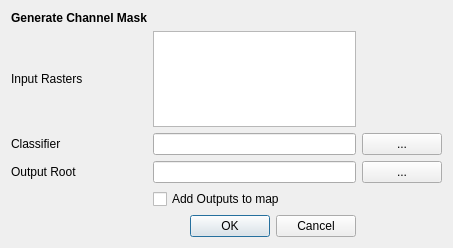
<?xml version="1.0" encoding="UTF-8"?>
<ui version="4.0">
 <class>qRiversDialogBase</class>
 <widget class="QDialog" name="qRiversDialogBase">
  <property name="geometry">
   <rect>
    <x>0</x>
    <y>0</y>
    <width>453</width>
    <height>248</height>
   </rect>
  </property>
  <property name="windowTitle">
   <string>qRivers</string>
  </property>
  <layout class="QGridLayout" name="gridLayout">
   <item row="1" column="0">
    <widget class="QLabel" name="label">
     <property name="text">
      <string>Input Rasters</string>
     </property>
    </widget>
   </item>
   <item row="0" column="0">
    <widget class="QLabel" name="label_3">
     <property name="font">
      <font>
       <weight>75</weight>
       <bold>true</bold>
      </font>
     </property>
     <property name="text">
      <string>Generate Channel Mask</string>
     </property>
    </widget>
   </item>
   <item row="10" column="1">
    <widget class="QDialogButtonBox" name="button_box">
     <property name="orientation">
      <enum>Qt::Horizontal</enum>
     </property>
     <property name="standardButtons">
      <set>QDialogButtonBox::Cancel|QDialogButtonBox::Ok</set>
     </property>
    </widget>
   </item>
   <item row="2" column="0">
    <widget class="QLabel" name="label_4">
     <property name="text">
      <string>Classifier</string>
     </property>
    </widget>
   </item>
   <item row="3" column="0">
    <widget class="QLabel" name="label_2">
     <property name="text">
      <string>Output Root</string>
     </property>
    </widget>
   </item>
   <item row="2" column="1">
    <widget class="QLineEdit" name="clfFile"/>
   </item>
   <item row="3" column="1">
    <widget class="QLineEdit" name="outputRoot"/>
   </item>
   <item row="2" column="2">
    <widget class="QPushButton" name="clfBrowse">
     <property name="text">
      <string>...</string>
     </property>
    </widget>
   </item>
   <item row="3" column="2">
    <widget class="QPushButton" name="OutputBrowse">
     <property name="text">
      <string>...</string>
     </property>
    </widget>
   </item>
   <item row="1" column="1">
    <widget class="QListWidget" name="listWidget"/>
   </item>
   <item row="4" column="1">
    <widget class="QCheckBox" name="checkBox">
     <property name="text">
      <string>Add Outputs to map</string>
     </property>
    </widget>
   </item>
  </layout>
 </widget>
 <resources/>
 <connections>
  <connection>
   <sender>button_box</sender>
   <signal>accepted()</signal>
   <receiver>qRiversDialogBase</receiver>
   <slot>accept()</slot>
   <hints>
    <hint type="sourcelabel">
     <x>20</x>
     <y>20</y>
    </hint>
    <hint type="destinationlabel">
     <x>20</x>
     <y>20</y>
    </hint>
   </hints>
  </connection>
  <connection>
   <sender>button_box</sender>
   <signal>rejected()</signal>
   <receiver>qRiversDialogBase</receiver>
   <slot>reject()</slot>
   <hints>
    <hint type="sourcelabel">
     <x>20</x>
     <y>20</y>
    </hint>
    <hint type="destinationlabel">
     <x>20</x>
     <y>20</y>
    </hint>
   </hints>
  </connection>
 </connections>
</ui>
